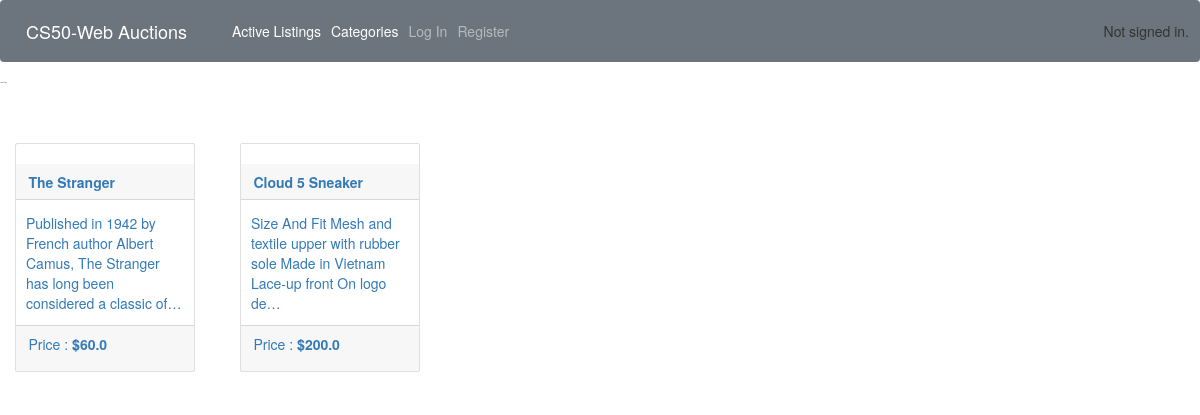
Page /closed_listings/ on the committed database.
### auctions/models.py (models this page shows, shortened)
class Listing(models.Model):
    title = models.CharField(max_length=64)
    description = models.TextField()
    image = models.URLField()
    price = models.FloatField()
    active = models.BooleanField(default=True)
    owner = models.ForeignKey(User, on_delete=models.CASCADE)
    category = models.ForeignKey(Category,blank=True, on_delete=models.CASCADE, null=True)
    watchlist = models.ManyToManyField(User, blank=True, null=True, related_name="watchlists")
    bidder = models.ForeignKey(Bid,on_delete=models.CASCADE, blank=True, null=True)
    comments = models.ManyToManyField(Comment, blank=True,related_name="listing_comments")

### auctions/views.py (the view)
# urls.py: path('closed_listings/', views.closed_listings, name="closed-listings"),
def closed_listings(request):
    listings = Listing.objects.filter(active=False)
    context = {
        "listings" : listings
    }
    return render(request, "auctions/closed_listings.html", context)

### auctions/templates/auctions/closed_listings.html (shortened to what this page needs)
{% extends "auctions/layout.html" %}
{% block body %}
    <h2 class="mb-5">Closed Listings</h2>
    <div class="row ">
        {% if listings %}
            {% for listing in listings %}
                <div class="card ml-5 mr-4 mb-4 mt-5" style="width: 18rem;">
                    <a href="{% url 'listing' listing.id %}">
                        <div class="card-header">
                            <strong class="card-title">{{ listing.title }}</strong>
                        </div>
                        <div class="card-body px-3">
                        <p class="card-text">{{ listing.description|truncatechars:100 }}</p>
                        </div>
                        <div class="card-footer">
                            <p>Price : <strong>${{ listing.price }}</strong></p>
                        </div>
                    </a>
                </div>
            {% endfor %}
        {% else %}
            <div class="container mt-4">
                <div class="alert alert-success">
                    <p>There is not listing for this category yet!</p>
                </div>
            </div>
        {% endif %}
    </div>
{% endblock %}

### rows in the picture
Listing: title "The Stranger", description "Published in 1942 by French author Albert Camus, The Stranger has long been considered a classic of…", price "60.0"
Listing: title "Cloud 5 Sneaker", description "Size And Fit Mesh and textile upper with rubber sole Made in Vietnam Lace-up front On logo de…", price "200.0"
